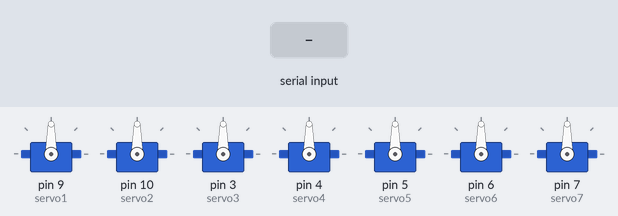
The sketch below on a simulated Arduino Uno, built with avr-gcc and run on an emulated ATmega328P. On the bench: 7 × servo. The test bench sets the inputs (shaded band).

Above: at 1.2 s.
1.3 s: "90,45\n" received over Serial
At 3.4 s:
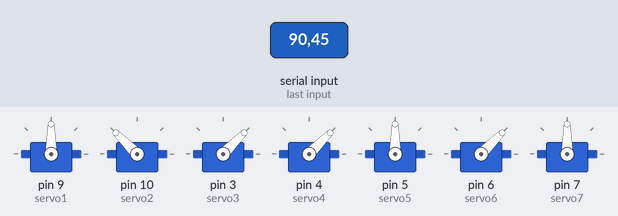
3.7 s: "30,150\n" received over Serial
At 5.5 s:
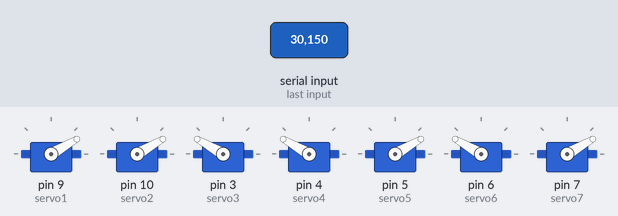
5.8 s: "5\n" received over Serial
At 8.1 s:
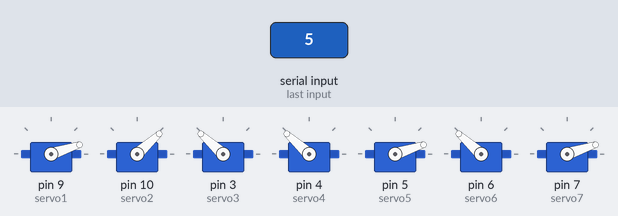
Timing chart, 0 to 25.5 s (numbered marks = the images above; inputs shaded):
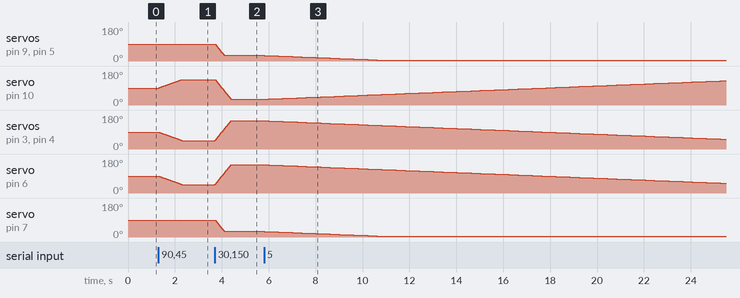

The sketch:

update_servos.ino
```cpp
#include <Servo.h>

Servo servo1;
Servo servo2;
Servo servo3;
Servo servo4;
Servo servo5;
Servo servo6;
Servo servo7;  // New servo

int angles[7];  // Updated array size to 7
int currentAngles[7];  // Updated array size to 7
float speed;  // Speed in degrees per second

void setup() {
  Serial.begin(9600);
  servo1.attach(9);  // Attach servos to pins
  servo2.attach(10);
  servo3.attach(3);
  servo4.attach(4);
  servo5.attach(5);
  servo6.attach(6);
  servo7.attach(7);  // Attach the new servo

  // Initialize current angles
  currentAngles[0] = servo1.read();
  currentAngles[1] = servo2.read();
  currentAngles[2] = servo3.read();
  currentAngles[3] = servo4.read();
  currentAngles[4] = servo5.read();
  currentAngles[5] = servo6.read();
  currentAngles[6] = servo7.read();  // Initialize the new servo
}

void loop() {
  if (Serial.available() > 0) {
    String data = Serial.readStringUntil('\n');  // Read data until newline character
    parseData(data);
    updateServos();
  }
}

void parseData(String data) {
  int commaIndex = 0;
  int startIndex = 0;

  // Parse angles
  for (int i = 0; i < 7; i++) {
    commaIndex = data.indexOf(',', startIndex);
    angles[i] = data.substring(startIndex, commaIndex).toInt();
    startIndex = commaIndex + 1;
  }

  // Parse speed
  speed = data.substring(startIndex).toFloat();
}

void updateServos() {
  bool anglesUpdated = true;

  while (anglesUpdated) {
    anglesUpdated = false;
    for (int i = 0; i < 7; i++) {
      if (currentAngles[i] < angles[i]) {
        currentAngles[i]++;
        anglesUpdated = true;
      } else if (currentAngles[i] > angles[i]) {
        currentAngles[i]--;
        anglesUpdated = true;
      }
    }

    // Update servo positions
    servo1.write(currentAngles[0]);
    servo2.write(180 - currentAngles[1]);
    servo3.write(currentAngles[1]);  // Keep servo2 and servo3 in sync
    servo4.write(currentAngles[3]);
    servo5.write(currentAngles[4]);
    servo6.write(currentAngles[5]);
    servo7.write(currentAngles[6]);  // Update the new servo

    delay(1000 / speed);  // Delay based on speed
  }

  // Ensure final angles are reached
  servo1.write(angles[0]);
  servo2.write(180 - angles[1]);
  servo3.write(angles[1]);  // Keep servo2 and servo3 in sync
  servo4.write(angles[3]);
  servo5.write(angles[4]);
  servo6.write(angles[5]);
  servo7.write(angles[6]);  // Ensure the new servo reaches its final angle
}
```

Measured:
- after the input at 1.3 s, servo on pin 10 (servo2): moves from 90° to 135° over 0.99 s, starting at once; servo on pin 3 (servo3), servo on pin 4 (servo4), servo on pin 6 (servo6): moves from 90° to 45° over 0.99 s, starting at once
- after the input at 3.7 s, servo on pin 9 (servo1): moves from 90° to 30° over 0.39 s, starting at once; servo on pin 10 (servo2): moves from 135° to 30° over 0.68 s, starting at once
- after the input at 5.8 s, servo on pin 9 (servo1): moves from 30° to 5° over 4.8 s, starting at once; servo on pin 10 (servo2): moves from 30° to 129° over 19.7 s, starting at once
